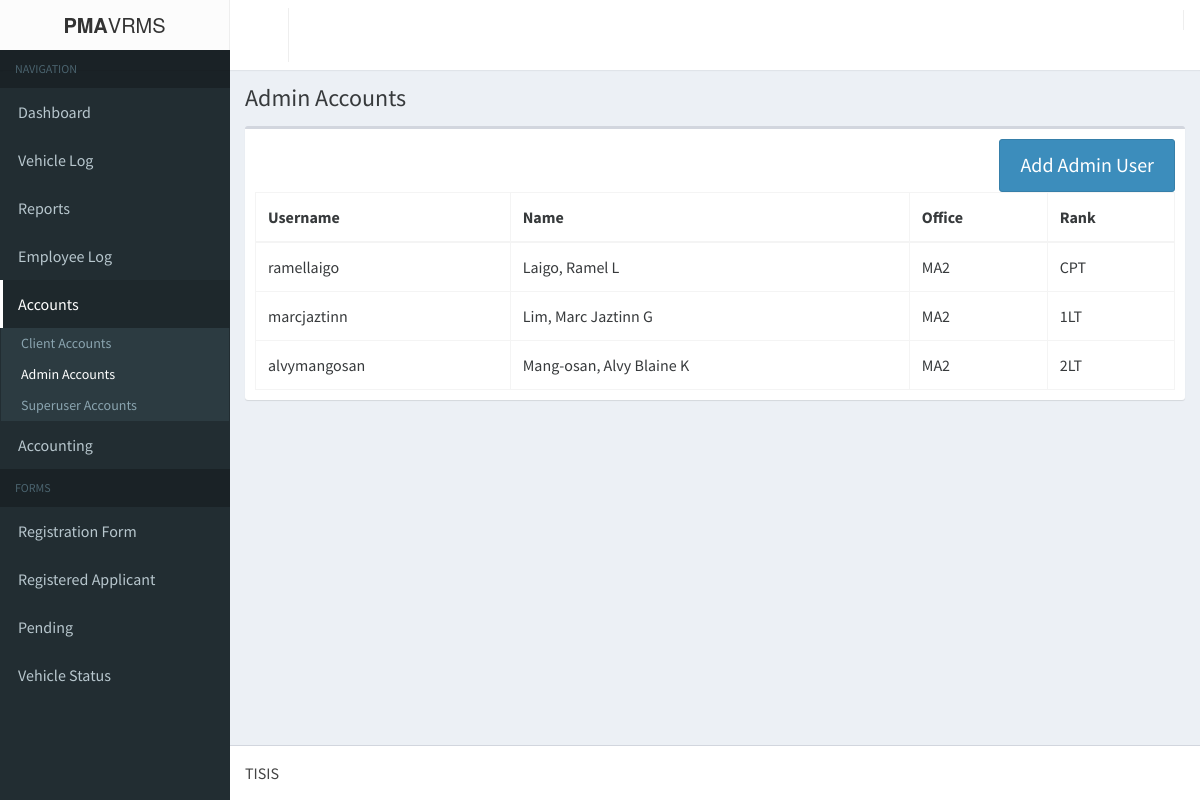
The app's page /pma-vrmsSuperAdmin/login/accounts_admin_page.php with its own data.
### tables this page shows
CREATE TABLE IF NOT EXISTS `accounts` (
  `id` int(100) NOT NULL AUTO_INCREMENT,
  `name` varchar(100) NOT NULL,
  `office` varchar(100) NOT NULL,
  `type` varchar(255) NOT NULL,
  `rank` varchar(100) NOT NULL,
  `username` varchar(100) NOT NULL,
  `password` varchar(100) NOT NULL,
  `level` int(100) NOT NULL,
  `flag` int(11) NOT NULL,
  PRIMARY KEY (`id`)
);

### pma-vrmsSuperAdmin/login/accounts_admin_page.php (the view, shortened to what this page needs)
<!DOCTYPE html>
<html>
<head>
	<link rel="stylesheet" href="../bootstrap/css/bootstrap.min.css">
    <link rel="stylesheet" href="../fonts/font-awesome.min.css">
    <link rel="stylesheet" href="../css/style-main.min.css">
    <link rel="stylesheet" href="../bootstrap/css/jquery.bdt.css">
    <link rel="stylesheet" href="../css/skin.min.css">
    <link rel="stylesheet" type="text/css" href="../css/print.css">
</head>
<body class="hold-transition skin-black sidebar-mini">
    <div class="wrapper">
      <header class="main-header">
        <div class="logo">
          <span class="logo-lg"><b>PMA</b>VRMS</span>
        </div>
        <nav class="navbar navbar-static-top" role="navigation">
          <a href="#" class="sidebar-toggle" data-toggle="offcanvas" role="button">
          </a>
        </nav>
      </header>
      <aside class="main-sidebar">
        <section class="sidebar">
          <ul class="sidebar-menu">
            <li class="header">NAVIGATION</li>
            <li class=""><a href="../index.php"><i class="glyphicon glyphicon-dashboard"></i> <span>Dashboard</span></a></li>
            <li class=""><a href="../vehicleLog.php"><i class="glyphicon glyphicon-road"></i> <span>Vehicle Log</span></a></li>
            <li><a href="../reports.php"><i class="glyphicon glyphicon-flag"></i> <span>Reports</span></a></li>
            <li class=""><a href="../login/logbook_page.php"><i class="glyphicon glyphicon-user"></i> <span>Employee Log</span></a></li>
						<li class="treeview active">
							<a href="#"><i class="glyphicon glyphicon-plus"></i>
								<span>Accounts</span>
							</a>
							<ul class="treeview-menu">
								<li><a href="accounts_client_page.php">Client Accounts</a></li>
								<li class="active"><a href="accounts_admin_page.php">Admin Accounts</a></li>
								<li><a href="accounts_superuser_page.php">Superuser Accounts</a></li>
							</ul>
						</li>
            <li class="treeview">
              <a href="#"><i class="glyphicon glyphicon-list-alt"></i> <span>Accounting</span> <i class="glyphicon glyphicon-chevron-down pull-right"></i></a>
            </li>
            <li class="header">FORMS</li>
            <li class="treeview">
              <a href="#"><i class="glyphicon glyphicon-list-alt"></i> <span>Registration Form</span> <i class="glyphicon glyphicon-chevron-down pull-right"></i></a>
            </li>
            <li class="treeview">
              <a href="#"><i class="glyphicon glyphicon-ok-circle"></i> <span>Registered Applicant</span> <i class="glyphicon glyphicon-chevron-down pull-right"></i></a>
            </li>
            <li class="treeview">
              <a href="#"><i class="glyphicon glyphicon-option-horizontal"></i> <span>Pending</span> <i class="glyphicon glyphicon-chevron-down pull-right"></i></a>
            </li>
            <li class="treeview">
              <a href="#"><i class="glyphicon glyphicon-ok-circle"></i> <span>Vehicle Status</span> <i class="glyphicon glyphicon-chevron-down pull-right"></i></a>
            </li>
          </ul>
        </section>
      </aside>
      <div class="content-wrapper">
        <section class="content-header">
          <h1>
            Admin Accounts
          </h1>
        </section>
        <section class="content">
		<div class="'container">
			<div class="row">
				<div class="col-md-12">
                    <div class="box">
                        <div class="box-body">
													<button class="btn btn-primary btn-lg pull-right" data-toggle="modal"
														data-target="#adminAccount">
														Add Admin User
													</button>
														<table class="table table-bordered table-hover" id="adminAccounts-table">
															<thead>
																<th>Username</th>
																<th>Name</th>
																<th>Office</th>
																<th>Rank</th>
															</thead>
															<tbody>
																<?php
																	$dbc = mysqli_connect('localhost', 'root', '', 'pma-vrms')
																		or die ('Error connecting to MySQL server.');
																	$query = "SELECT username, name, office, rank
																						FROM accounts
																						WHERE level = 1";
																	$result = mysqli_query($dbc, $query)
																		or die ('Error querying database.');
																	while ($row = mysqli_fetch_array($result)) {
																		$username = $row['username'];
																		$name = $row['name'];
																		$office = $row['office'];
																		$rank = $row['rank'];
																?>
																	<tr>
																		<td><?php echo $username; ?></td>
																		<td><?php echo $name; ?></td>
																		<td><?php echo $office; ?></td>
																		<td><?php echo $rank; ?></td>
																	</tr>
																<?php
																	}
																?>
															</tbody>
														</table>
                        </div>
                    </div>
                </div>
</section>
        <br/><br/>
        </div>
      <footer class="main-footer">
        TISIS
      </footer>
    </div>
</body>
</html>

### records on screen
accounts: username "ramellaigo", name "Laigo, Ramel L", office "MA2", rank "CPT"
accounts: username "marcjaztinn", name "Lim, Marc Jaztinn G", office "MA2", rank "1LT"
accounts: username "alvymangosan", name "Mang-osan, Alvy Blaine K", office "MA2", rank "2LT"
